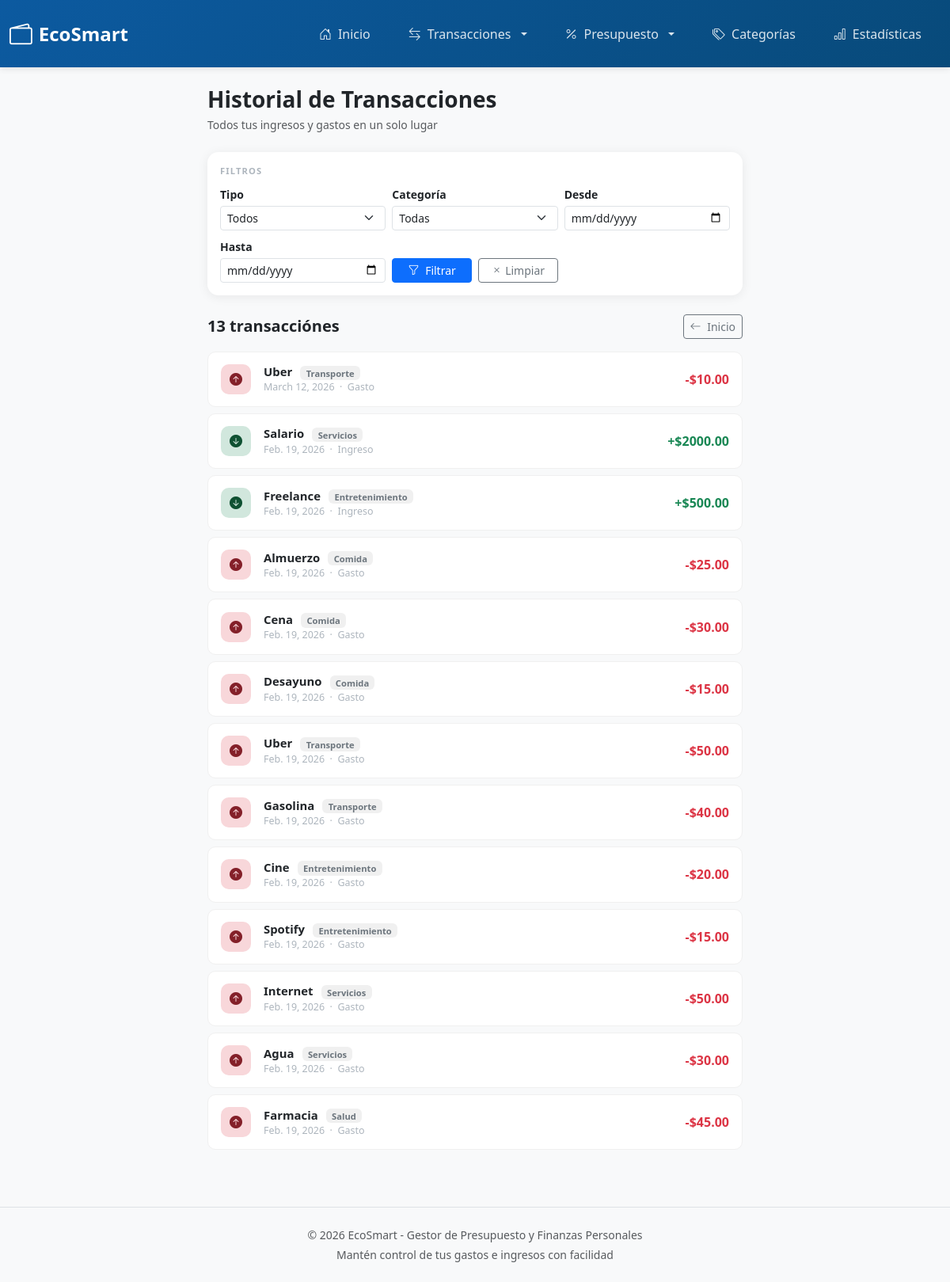
The page /historial/ on the database its author committed.
### budget/models.py (models this page shows, shortened)
class Categoria(models.Model):
    nombre = models.CharField(max_length=100)
    def __str__(self):
        return self.nombre

class Gasto(models.Model):
    descripcion = models.CharField(max_length=200)
    monto       = models.DecimalField(max_digits=10, decimal_places=2)
    fecha       = models.DateField(auto_now_add=True)
    categoria   = models.ForeignKey(Categoria, on_delete=models.SET_NULL, null=True, blank=True)

class Ingreso(models.Model):
    descripcion = models.CharField(max_length=200)
    monto       = models.DecimalField(max_digits=10, decimal_places=2)
    fecha       = models.DateField(auto_now_add=True)
    categoria   = models.ForeignKey(Categoria, on_delete=models.SET_NULL, null=True, blank=True)

### budget/views.py (the view)
# urls.py: path('historial/', views.transaction_history, name='transaction_history'),
def transaction_history(request):
    filtro_tipo      = request.GET.get('tipo', '')
    filtro_categoria = request.GET.get('categoria', '').strip()
    filtro_desde     = request.GET.get('desde', '')
    filtro_hasta     = request.GET.get('hasta', '')
    ingresos = Ingreso.objects.all()
    gastos   = Gasto.objects.all()
    if filtro_categoria:
        ingresos = ingresos.filter(categoria__id=filtro_categoria)
        gastos   = gastos.filter(categoria__id=filtro_categoria)
    if filtro_desde:
        ingresos = ingresos.filter(fecha__gte=filtro_desde)
        gastos   = gastos.filter(fecha__gte=filtro_desde)
    if filtro_hasta:
        ingresos = ingresos.filter(fecha__lte=filtro_hasta)
        gastos   = gastos.filter(fecha__lte=filtro_hasta)
    transacciones = []
    if filtro_tipo != 'gasto':
        for i in ingresos:
            transacciones.append({
                'tipo':       'ingreso',
                'descripcion': i.descripcion,
                'monto':       i.monto,
                'fecha':       i.fecha,
                'categoria':   i.categoria,
                'id':          i.id,
            })
    if filtro_tipo != 'ingreso':
        for g in gastos:
            transacciones.append({
                'tipo':       'gasto',
                'descripcion': g.descripcion,
                'monto':       g.monto,
                'fecha':       g.fecha,
                'categoria':   g.categoria,
                'id':          g.id,
            })
    transacciones.sort(key=lambda t: t['fecha'], reverse=True)
    categorias = Categoria.objects.all()
    return render(request, 'budget/transaction_history.html', {
        'transacciones':   transacciones,
        'categorias':      categorias,
        'filtro_tipo':     filtro_tipo,
        'filtro_categoria': int(filtro_categoria) if filtro_categoria else '',
        'filtro_desde':    filtro_desde,
        'filtro_hasta':    filtro_hasta,
    })

### templates/budget/transaction_history.html (shortened to what this page needs)
{% extends "base.html" %}
{% block content %}
<div class="container" style="max-width: 700px;">
    <div class="mb-4">
        <h1 class="h3 fw-bold mb-1">Historial de Transacciones</h1>
        <p class="text-muted small mb-0">Todos tus ingresos y gastos en un solo lugar</p>
    </div>
    <div class="card p-3 mb-4">
        <p class="section-label mb-2">Filtros</p>
        <form method="GET" action="" class="row g-2 align-items-end">
            <div class="col-sm-4">
                <label class="form-label small fw-semibold mb-1">Tipo</label>
                <select name="tipo" class="form-select form-select-sm">
                    <option value="">Todos</option>
                </select>
            </div>
            <div class="col-sm-4">
                <label class="form-label small fw-semibold mb-1">Categoría</label>
                <select name="categoria" class="form-select form-select-sm">
                    <option value="">Todas</option>
                </select>
            </div>
            <div class="col-sm-4">
                <label class="form-label small fw-semibold mb-1">Desde</label>
                <input type="date" name="desde" class="form-control form-control-sm" value="{{ filtro_desde }}">
            </div>
            <div class="col-sm-4">
                <label class="form-label small fw-semibold mb-1">Hasta</label>
                <input type="date" name="hasta" class="form-control form-control-sm" value="{{ filtro_hasta }}">
            </div>
            <div class="col-sm-4 d-flex gap-2">
                <button type="submit" class="btn btn-sm btn-primary w-100">
                    <i class="bi bi-funnel me-1"></i> Filtrar
                </button>
                <a href="{% url 'transaction_history' %}" class="btn btn-sm btn-outline-secondary w-100">
                    <i class="bi bi-x"></i> Limpiar
                </a>
            </div>
        </form>
    </div>
    <div class="d-flex justify-content-between align-items-center mb-3">
        <h2 class="h5 fw-bold mb-0">
            {{ transacciones|length }} transacción{% if transacciones|length != 1 %}es{% endif %}
        </h2>
        <a href="{% url 'home' %}" class="btn btn-sm btn-outline-secondary">
            <i class="bi bi-arrow-left me-1"></i> Inicio
        </a>
    </div>
    <div class="d-flex flex-column gap-2">
        {% for tx in transacciones %}
        <div class="tx-item">
            <div class="tx-icon {{ tx.tipo }}">
                {% if tx.tipo == 'ingreso' %}
                <i class="bi bi-arrow-down-circle-fill"></i>
                {% else %}
                <i class="bi bi-arrow-up-circle-fill"></i>
                {% endif %}
            </div>
            <div class="flex-grow-1">
                <div class="tx-desc">
                    {{ tx.descripcion }}
                    {% if tx.categoria %}
                    <span class="tx-cat">{{ tx.categoria }}</span>
                    {% endif %}
                </div>
                <div class="tx-meta">
                    {{ tx.fecha }}
                    &nbsp;·&nbsp;
                    {% if tx.tipo == 'ingreso' %}Ingreso{% else %}Gasto{% endif %}
                </div>
            </div>
            <div class="tx-amount {{ tx.tipo }}">
                {% if tx.tipo == 'ingreso' %}+{% else %}-{% endif %}${{ tx.monto }}
            </div>
        </div>
        {% empty %}
        <div class="text-center py-5 text-muted">
            <i class="bi bi-inbox fs-2 d-block mb-2"></i>
            No hay transacciones que coincidan con los filtros.
        </div>
        {% endfor %}
    </div>
</div>
{% endblock %}

### templates/base.html (shortened to what this page needs)
<!DOCTYPE html>
<html lang="es">
<head>
    <link href="https://cdn.jsdelivr.net/npm/bootstrap@5.3.3/dist/css/bootstrap.min.css" rel="stylesheet">
    <link href="https://cdn.jsdelivr.net/npm/bootstrap-icons@1.11.3/font/bootstrap-icons.css" rel="stylesheet">
</head>
<body>
    <nav class="navbar navbar-expand-lg navbar-dark sticky-top">
        <div class="container-fluid">
            <a class="navbar-brand" href="{% url 'home' %}">
                <i class="bi bi-wallet2"></i>
                EcoSmart
            </a>
            <div class="collapse navbar-collapse" id="navbarNav">
                <ul class="navbar-nav ms-auto">
                    <li class="nav-item">
                        <a class="nav-link {% if request.resolver_match.url_name == 'home' %}active{% endif %}"
                            href="{% url 'home' %}">
                            <i class="bi bi-house-door"></i> Inicio
                        </a>
                    </li>
                    <li class="nav-item dropdown">
                        <a class="nav-link dropdown-toggle" href="#" id="transactionsDropdown" role="button"
                            data-bs-toggle="dropdown" aria-expanded="false">
                            <i class="bi bi-arrow-left-right"></i> Transacciones
                        </a>
                    </li>
                    <li class="nav-item dropdown">
                        <a class="nav-link dropdown-toggle" href="#" id="budgetDropdown" role="button"
                            data-bs-toggle="dropdown" aria-expanded="false">
                            <i class="bi bi-percent"></i> Presupuesto
                        </a>
                    </li>
                    <li class="nav-item">
                        <a class="nav-link {% if request.resolver_match.url_name == 'manage_categories' %}active{% endif %}"
                            href="{% url 'manage_categories' %}">
                            <i class="bi bi-tags"></i> Categorías
                        </a>
                    </li>
                    <li class="nav-item">
                        <a class="nav-link {% if request.resolver_match.url_name == 'financial_statistics' %}active{% endif %}"
                            href="{% url 'financial_statistics' %}">
                            <i class="bi bi-bar-chart"></i> Estadísticas
                        </a>
                    </li>
                </ul>
            </div>
        </div>
    </nav>
    <main class="py-4">
        {% block content %}{% endblock %}
    </main>
    <footer class="bg-light border-top mt-5 py-4">
        <div class="container text-center text-muted small">
            <p class="mb-1">&copy; 2026 EcoSmart - Gestor de Presupuesto y Finanzas Personales</p>
            <p class="mb-0">Mantén control de tus gastos e ingresos con facilidad</p>
        </div>
    </footer>
</body>
</html>

### templates/base.html (style rules this page uses)
:root { --primary-color: #0c5aa0; --danger-color: #dc3545; --success-color: #198754; --info-color: #0dcaf0; --warning-color: #ffc107; }
body { background-color: #f8f9fa; font-family: 'Segoe UI', Tahoma, Geneva, Verdana, sans-serif; }
.navbar { background: linear-gradient(135deg, var(--primary-color) 0%, #084a7a 100%); box-shadow: 0 2px 8px rgba(0, 0, 0, 0.1); padding: 1rem 0; }
.navbar-brand { font-weight: 700; font-size: 1.5rem; color: white !important; display: flex; align-items: center; gap: 0.5rem; }
.navbar-brand i { font-size: 1.8rem; }
.nav-link { color: rgba(255, 255, 255, 0.85) !important; font-weight: 500; transition: all 0.3s ease; margin: 0 0.5rem; border-radius: 6px; padding: 0.5rem 1rem !important; display: flex; align-items: center; gap: 0.5rem; }
.navbar-collapse { align-items: center; }
.navbar-nav { flex-wrap: wrap; margin-left: 1rem; }
.ms-auto { margin-left: auto !important; }
.card { border: none; border-radius: 14px; box-shadow: 0 2px 14px rgba(0, 0, 0, 0.07); }
.section-label { font-size: 0.7rem; font-weight: 700; letter-spacing: 0.1em; text-transform: uppercase; color: #adb5bd; margin-bottom: 1.25rem; }

### templates/budget/transaction_history.html (style rules this page uses)
.tx-item { display: flex; align-items: center; gap: 1rem; padding: .85rem 1rem; border-radius: 10px; border: 1px solid #f0f0f0; background: #fff; transition: box-shadow .15s; }
.tx-icon { width: 38px; height: 38px; border-radius: 10px; display: grid; place-items: center; font-size: 1rem; flex-shrink: 0; }
.tx-icon.ingreso { background: #d1e7dd; color: #0f5132; }
.tx-icon.gasto { background: #f8d7da; color: #842029; }
.tx-desc { font-weight: 600; font-size: .93rem; }
.tx-meta { font-size: .78rem; color: #adb5bd; }
.tx-cat { font-size: .7rem; font-weight: 600; background: #f0f0f0; color: #6c757d; border-radius: 6px; padding: .1rem .45rem; margin-left: .4rem; }
.tx-amount { font-weight: 700; white-space: nowrap; }
.tx-amount.ingreso { color: #198754; }
.tx-amount.gasto { color: #dc3545; }

### rows shown on the page
Categoria: descripcion "Uber", categoria "Transporte", fecha "March 12, 2026", shows "Gasto", monto "10.00", fecha "Feb. 19, 2026", monto "50.00", descripcion "Gasolina", monto "40.00"
Categoria: descripcion "Salario", categoria "Servicios", fecha "Feb. 19, 2026", shows "Ingreso", monto "2000.00", descripcion "Internet", monto "50.00", descripcion "Agua", monto "30.00"
Categoria: descripcion "Freelance", categoria "Entretenimiento", fecha "Feb. 19, 2026", shows "Ingreso", monto "500.00", descripcion "Cine", monto "20.00", descripcion "Spotify", monto "15.00"
Categoria: descripcion "Almuerzo", categoria "Comida", fecha "Feb. 19, 2026", shows "Gasto", monto "25.00", descripcion "Cena", monto "30.00", descripcion "Desayuno", monto "15.00"
Categoria: descripcion "Farmacia", categoria "Salud", fecha "Feb. 19, 2026", shows "Gasto", monto "45.00"

### other values the page prints
{{ transacciones|length }} "13"
